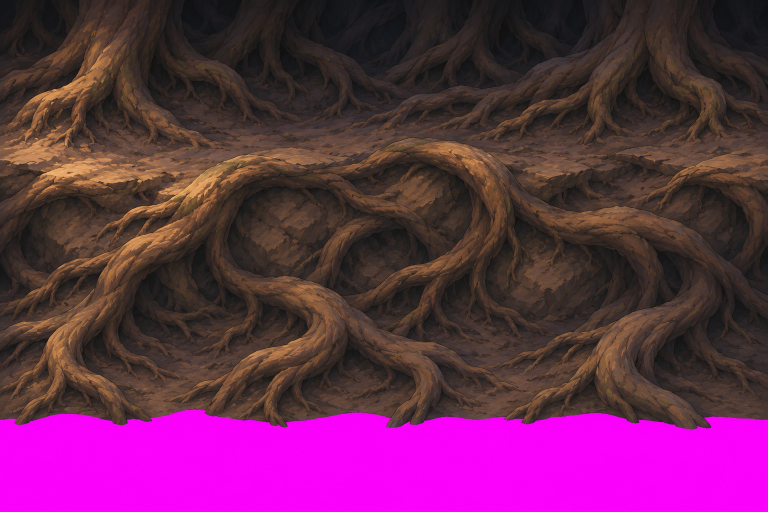
#> input picture godot/art/dungeon/den/set_src/B1.png, 1536 x 1024 px (shown at 1/2 size)
$ python -i look_spec.py   (imports and definitions only)
#> lines starting #> are read from the running program, lines starting #| are printed output that depends on the picture; after the words box and inside, x2 and y2 are one past the last pixel; in counts of white or black regions, pixels touching at a corner belong together
#> further down, picture is the input picture: shape (1024, 1536, 3); mean B, G, R 80.7, 41.9, 101
#!/usr/bin/env python3
"""Look spec, frozen 19 Nov 2026 from the owner's night/day reference: score a game frame against it.

  python tools/look/look_spec.py FRAME.png --panel day|night [--regions R.json] [--marks MASK.png] [--debug OUT.png] [--json OUT.json]
  python tools/look/look_spec.py --ref day|night      # a reference panel scored against the frozen spec (self-check)
  python tools/look/look_spec.py --freeze [--force]   # ONE TIME (done 19 Nov): measure the ref, write look_spec_ref19nov.json

Doc: docs/design/look_spec_ref_19nov.md. Every pixel constant is defined at 1080p and scaled by s = H/1080, so the ref (887 px
panels) and 1080p frames are measured the same way. Regions are hand-placed boxes: look_spec_regions_ref.json (the ref) and
look_spec_regions_verge.json (default for 1920x1080 frames: the fixed-camera Verge judge shots vdayN / vnightN).
--marks takes the game's `--ink-dbg marks` frame (magenta = + marks, cyan = - marks) instead of detecting marks.
"""
import argparse, json, os, sys
import numpy as np, cv2
from PIL import Image
from scipy import ndimage as ndi

HERE = os.path.dirname(os.path.abspath(__file__))
REF = 'C:/Users/munch/Desktop/survivorsunchained_inputs/scratch_coord15/owner_frames/owner_ref_night_day_colors_19nov.webp'
SPEC = os.path.join(HERE, 'look_spec_ref19nov.json')
REF_REG = os.path.join(HERE, 'look_spec_regions_ref.json')
VERGE_REG = os.path.join(HERE, 'look_spec_regions_verge.json')
PANELS = {'night': (0, 880), 'day': (890, 1774)}          # columns of the 1774x887 ref (white gutter 882-889)
MATS = ('ground', 'path', 'stones', 'bark', 'crowns')
FAM = (('red', 350, 40), ('orange', 40, 68), ('gold', 68, 120), ('green', 120, 165), ('teal', 165, 235),
       ('blue', 235, 280), ('violet', 280, 318), ('magenta', 318, 350))   # Oklab hue degrees; neutral = C < .04
NEUTRAL_C = 0.04
# object classes: (hue lo, hue hi, C min, L lo, L hi), on pixels (not ink); the panel's saturated accents
OBJ = {'day': {'leaf_red': (350, 40, .15, 0, 1), 'leaf_orange': (40, 68, .15, 0, 1), 'gold': (68, 100, .13, .55, 1),
               'moss': (100, 135, .06, .3, .85)},
       'night': {'glow': (0, 360, 0, .82, 1.01), 'teal': (165, 235, .09, 0, .82), 'blue_leaf': (235, 280, .14, 0, .82),
                 'violet': (280, 318, .12, 0, .82), 'magenta': (318, 350, .12, 0, .82)}}
INK_L, INK_BH = 0.22, 0.08      # ink = dark (L < .22) AND darker than its closing by > .08 (thin dark line)
MARK_DL, MARK_DC = 0.05, 0.05   # mark = |L - field L| >= .05 or |ab - field ab| >= .05 (Oklab), away from ink
EDGE_DE = 0.12                  # strong colour edge: field dE across 2r px >= .12
HUE_C = 0.04                    # hue deviation only where mark and field C >= .04


def oklab(rgb):
    lin = np.where(rgb <= 0.04045, rgb / 12.92, ((rgb + 0.055) / 1.055) ** 2.4)
    M1 = np.array([[0.4122214708, 0.5363325363, 0.0514459929], [0.2119034982, 0.6806995451, 0.1073969566],
                   [0.0883024619, 0.2817188376, 0.6299787005]], np.float32)
    M2 = np.array([[0.2104542553, 0.7936177850, -0.0040720468], [1.9779984951, -2.4285922050, 0.4505937099],
                   [0.0259040371, 0.7827717662, -0.8086757660]], np.float32)
    return (np.cbrt(np.clip(lin @ M1.T, 0, None)) @ M2.T).astype(np.float32)


def hue(a, b): return np.degrees(np.arctan2(b, a)) % 360
def odd(x): return max(3, int(round(x)) | 1)
def inh(h, lo, hi): return ((h >= lo) | (h < hi)) if lo > hi else ((h >= lo) & (h < hi))


# [4 lines left out: function cmean, not called in this run]


def pct(x, q): return float(np.percentile(x, q)) if x.size >= 20 else None


# [4 lines left out: function load_frame, not called in this run]


def maps(rgb, marks_img=None):
    """Per-pixel maps, computed once per frame; every metric is then read inside a mask (whole, crop or box)."""
    H, W = rgb.shape[:2]; s = H / 1080.0
    lab = oklab(rgb); L, a, b = lab[..., 0], lab[..., 1], lab[..., 2]
    se = lambda k: cv2.getStructuringElement(cv2.MORPH_ELLIPSE, (k, k))
    bh = cv2.morphologyEx(L, cv2.MORPH_CLOSE, se(odd(11 * s))) - L
    ink = (L < INK_L) & (bh > INK_BH)
#> ink: shape (1024, 1536) bool; every value is 0
    near = cv2.dilate(ink.astype(np.uint8), se(odd(1 + 4 * s))) > 0
    # de-inked image (ink pixels inpainted), then the flat field = median over a 27 px (1080p) window
    q = np.stack([L * 255, (a + .5) * 255, (b + .5) * 255], -1).clip(0, 255).astype(np.uint8)
    q = cv2.inpaint(q, near.astype(np.uint8), max(2, int(round(3 * s))), cv2.INPAINT_TELEA)
    f = cv2.medianBlur(q, odd(27 * s)).astype(np.float32)
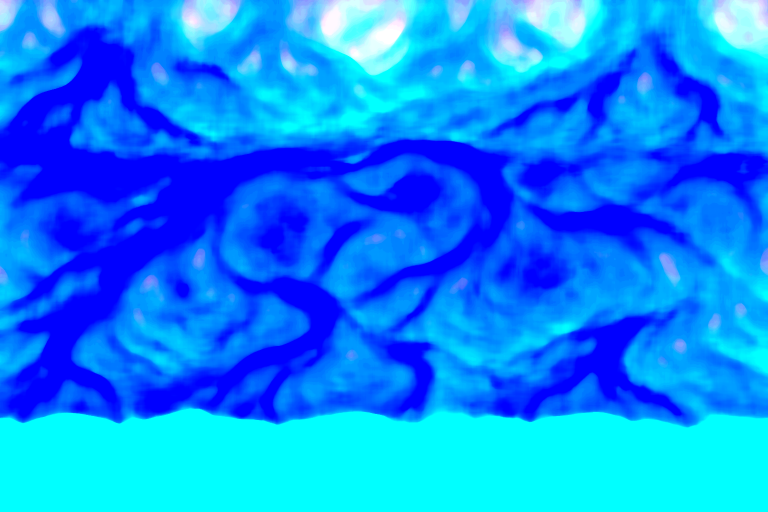
#> f: shape (1024, 1536, 3) float32 (shown at 1/2 size); mean of channels 0, 1, 2 256, 135.6, 8.2; drawn as B, G, R
    Lf, af, bf = f[..., 0] / 255, f[..., 1] / 255 - .5, f[..., 2] / 255 - .5
#> Lf: shape (1024, 1536) float32; every value is 1
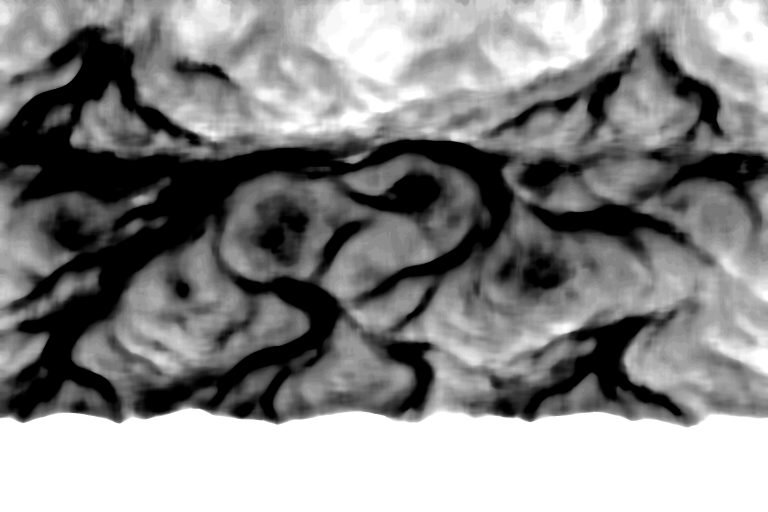
#> af: shape (1024, 1536) float32 (shown at 1/2 size); min -0.5, max 0.5, mean 0.0309; drawn with min black and max white
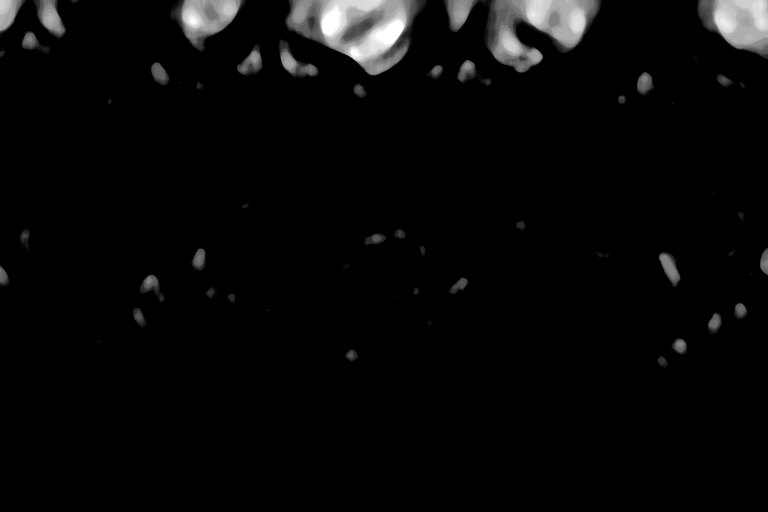
#> bf: shape (1024, 1536) float32 (shown at 1/2 size); min -0.5, max 0.5, mean -0.468; drawn with min black and max white
    # strong colour edges of the field and the ink distance
    r = max(2, int(round(3 * s))); F = np.stack([Lf, af, bf], -1); pad = np.pad(F, ((r, r), (r, r), (0, 0)), mode='edge')
#> after `F = np.stack([Lf, af, bf], -1)`:
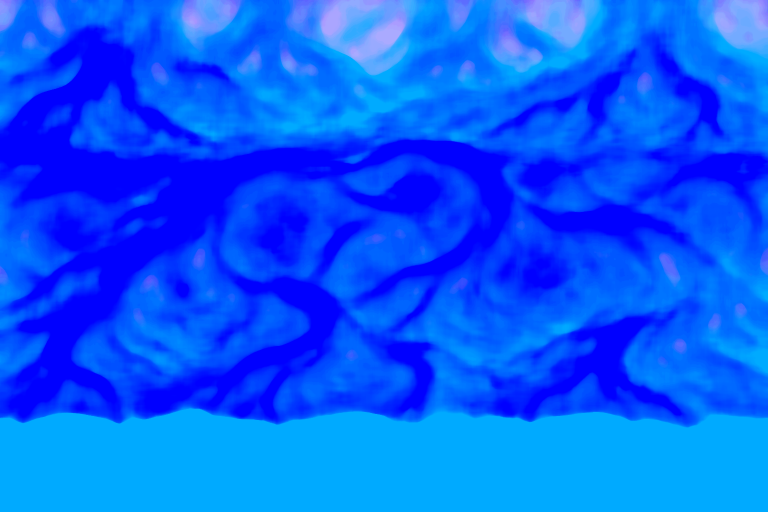
#> F: shape (1024, 1536, 3) float32 (shown at 1/2 size); mean of channels 0, 1, 2 1, 0.031, -0.468; drawn with min black and max white
    sh = lambda dy, dx: pad[r + dy:r + dy + H, r + dx:r + dx + W]
    edge = np.max([np.linalg.norm(sh(dy, dx) - sh(-dy, -dx), axis=-1) for dy, dx in ((0, r), (r, 0), (r, r), (r, -r))], 0)
    dink = ndi.distance_transform_edt(~ink)
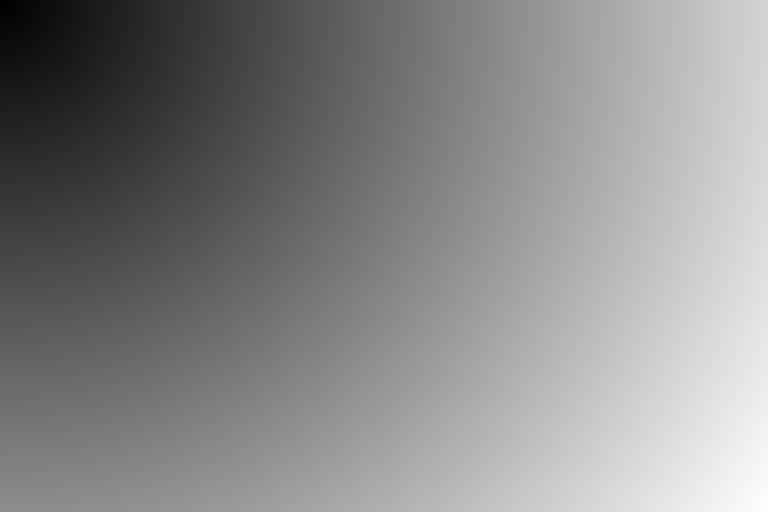
#> dink: shape (1024, 1536) float64 (shown at 1/2 size); min 1, max 1845.2, mean 991.2; drawn with min black and max white
    skel = cv2.ximgproc.thinning(ink.astype(np.uint8) * 255) > 0   # ink width = ink area / skeleton length
    # marks: detected the same way for the ref and the game, or taken from the game's --ink-dbg marks frame
    dL = L - Lf; dab = np.hypot(a - af, b - bf)
#> after `dab = np.hypot(a - af, b - bf)`:
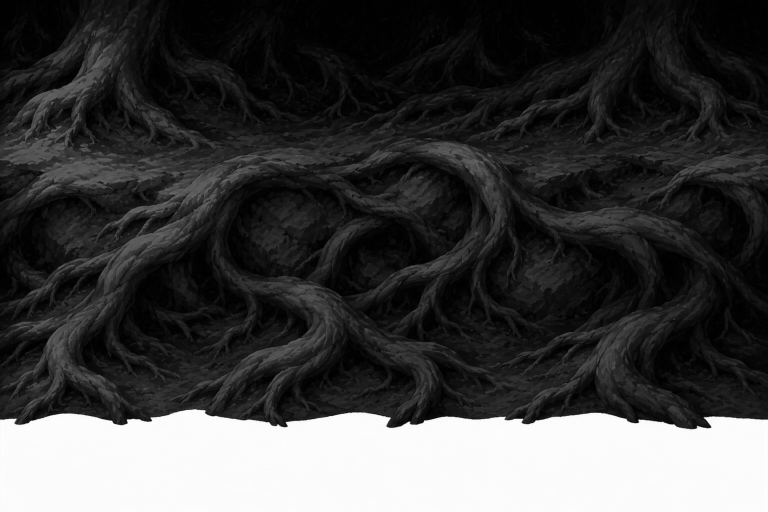
#> dab: shape (1024, 1536) float32 (shown at 1/2 size); min 0.000354, max 25.22, mean 6.4; drawn with min black and max white
    if marks_img is not None:
        m = marks_img
        plus = (m[..., 0] > .55) & (m[..., 2] > .55) & (m[..., 0] - m[..., 1] > .25)
        minus = (m[..., 1] > .55) & (m[..., 2] > .55) & (m[..., 1] - m[..., 0] > .25)
        mk = (plus | minus) & ~near
    else:
        mk = ~near & ((np.abs(dL) >= MARK_DL) | (dab >= MARK_DC))
#> mk: shape (1024, 1536) bool; every value is 1
    n, lab_id, st, _ = cv2.connectedComponentsWithStats(mk.astype(np.uint8), connectivity=8)
#> lab_id: shape (1024, 1536) int32; every value is 1
#> n = 2; st = [[-1, 2147483647, 0, 0, 0], [0, 0, 1536, 1024, 1572864]]
    keep = st[:, 4] >= max(3, int(round(6 * s * s))); keep[0] = False
#> after `keep = st[:, 4] >= max(3, int(round(6 * s * s)))`: keep = [False, True]
    mk = keep[lab_id]; lab_id = np.where(mk, lab_id, 0)
    # component length = sqrt(12 * major-axis variance) (exact for a 1-px segment), per label
    ys, xs = np.nonzero(mk); ids = lab_id[ys, xs]; cnt = np.bincount(ids, minlength=n).astype(np.float64)
#> after `cnt = np.bincount(ids, minlength=n).astype(np.float64)`: cnt = [0, 1572864]
    c = np.maximum(cnt, 1); mx, my = np.bincount(ids, xs, n) / c, np.bincount(ids, ys, n) / c
#> after `c = np.maximum(cnt, 1)`: c = [1, 1572864]
#> after `mx, my = (np.bincount(ids, xs, n) / c, np.bincount(ids, ys, n) / c)`: mx = [0, 767.5]; my = [0, 511.5]
    vxx = np.bincount(ids, xs * xs, n) / c - mx * mx; vyy = np.bincount(ids, ys * ys, n) / c - my * my
#> after `vxx = np.bincount(ids, xs * xs, n) / c - mx * mx`: vxx = [0, 196607.9]
#> after `vyy = np.bincount(ids, ys * ys, n) / c - my * my`: vyy = [0, 87381.2]
    vxy = np.bincount(ids, xs * ys, n) / c - mx * my
#> vxy = [0, 0]
    lam = (vxx + vyy) / 2 + np.sqrt(((vxx - vyy) / 2) ** 2 + vxy ** 2)
#> lam = [0, 196607.9]
    clen = np.sqrt(12 * np.maximum(lam, 0) + 1)
#> clen = [1, 1536]
    return dict(s=s, H=H, W=W, L=L, a=a, b=b, C=np.hypot(a, b), h=hue(a, b), ink=ink, near=near, Lf=Lf, af=af, bf=bf,
                Cf=np.hypot(af, bf), hf=hue(af, bf), edge=edge, dink=dink, skel=skel, dL=dL, mk=mk,
                dmk=ndi.distance_transform_edt(~mk), cid=lab_id, ccnt=cnt, cx=mx, cy=my, clen=clen, r=r)
#> in hue (call 2), `def hue(a, b): return np.degrees(np.arctan2(b, a)) % 360`:
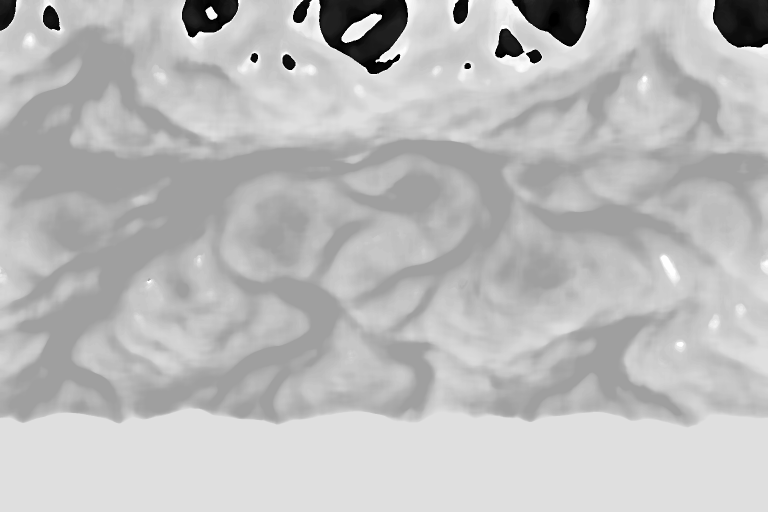
#> returned value: shape (1024, 1536) float32 (shown at 1/2 size); min 0.674, max 359.8, mean 264.7; drawn with min black and max white


# [136 lines left out: functions panel_metrics, mat_metrics, split_lit, otsu, glow_metrics, box_mask and 1 more, not called in this run]


HUEKEYS = ('_h', 'glow_h', 'glow_spill_h')
def is_hue(k): return k.endswith(HUEKEYS)


# [26 lines left out: functions floor, make_band, inband, not called in this run]


SCALE_KEYS = ('ink_width', '.len50', '.bare', '.tile_sd', '.ink', 'glow_n')   # canvas-scale or composition: read with the camera note


# [54 lines left out: functions report, debug_png, main, not called in this run]


# [2 lines not run here, left out]

>>> import cv2
>>> picture = cv2.imread('../../godot/art/dungeon/den/set_src/B1.png')
>>> result = maps(picture)
#> result = 27 items

$ run again, on godot/art/dungeon/den/set_src/B3.png
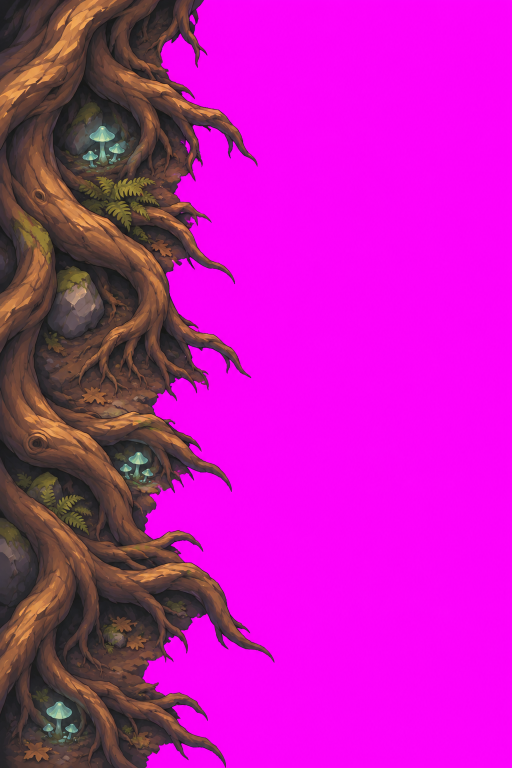
#> input picture godot/art/dungeon/den/set_src/B3.png, 1024 x 1536 px (shown at 1/2 size)
#> picture is the input picture: shape (1536, 1024, 3); mean B, G, R 178.7, 25.3, 192.5
#> ink: shape (1536, 1024) bool; every value is 0
#> Lf: shape (1536, 1024) float32; every value is 1
#> in maps, `dab = np.hypot(a - af, b - bf)`:
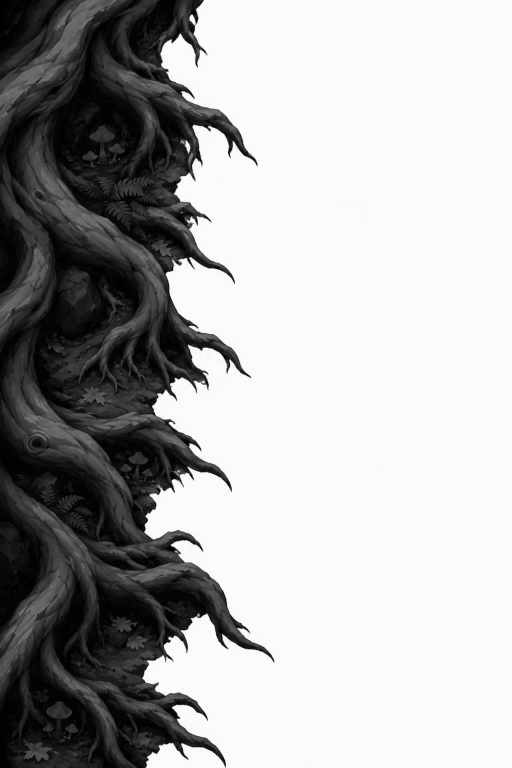
#> dab: shape (1536, 1024) float32 (shown at 1/2 size); min 0.000364, max 25.42, mean 17.2; drawn with min black and max white
#> mk: shape (1536, 1024) bool; every value is 1
#> lab_id: shape (1536, 1024) int32; every value is 1
#> n = 2; st = [[-1, 2147483647, 0, 0, 0], [0, 0, 1024, 1536, 1572864]]
#> keep = [False, True]
#> cnt = [0, 1572864]
#> c = [1, 1572864]
#> mx = [0, 511.5]; my = [0, 767.5]
#> vxx = [0, 87381.2]
#> vyy = [0, 196607.9]
#> vxy = [0, 0]
#> lam = [0, 196607.9]
#> clen = [1, 1536]
#> in hue (call 2), `def hue(a, b): return np.degrees(np.arctan2(b, a)) % 360`:
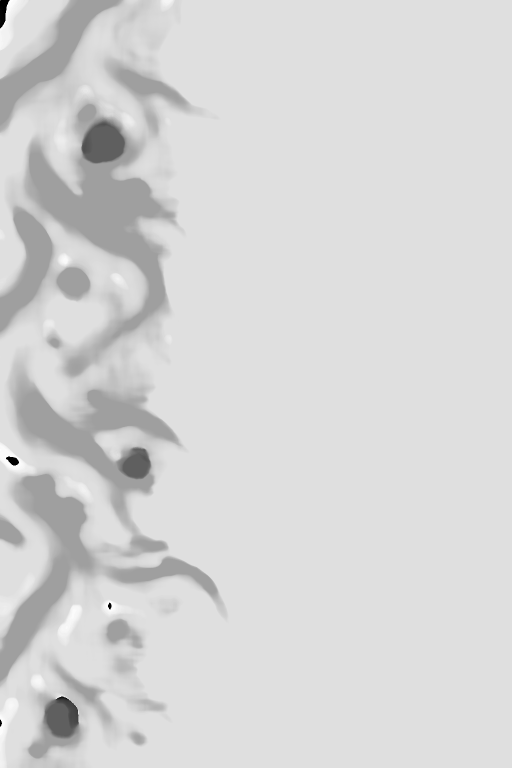
#> returned value: shape (1536, 1024) float32 (shown at 1/2 size); min 0.674, max 359.8, mean 301.5; drawn with min black and max white
#> result = 27 items
